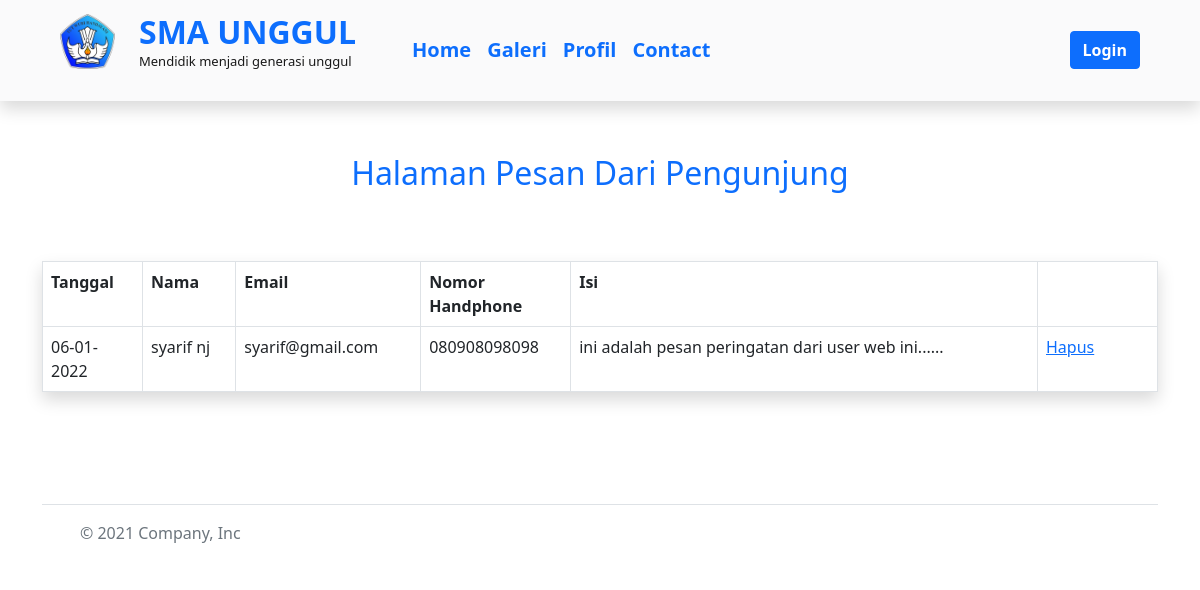
/Admin/mail.php, run on the app's committed database.
### tables this page shows
CREATE TABLE `mail` (
  `id` int(11) NOT NULL,
  `Tanggal` varchar(10) DEFAULT NULL,
  `Nama` varchar(100) DEFAULT NULL,
  `Email` varchar(50) DEFAULT NULL,
  `No_HP` varchar(20) DEFAULT NULL,
  `Isi` text DEFAULT NULL
);

### Admin/mail.php (the view, shortened to what this page needs)
<?php include "../koneksi_db.php"; ?>
<!DOCTYPE html>
<html lang="en">
<head>
  <link rel="stylesheet" href="../css/bootstrap.css">
</head>
<body>
    <div class="shadow">
        <?php include ('../navbar1.php'); ?>
    </div><br>  <div id="Pengumuman">
    <div class="container">
      <br>
      <p class="fs-2 text-primary d-flex justify-content-center">Halaman Pesan Dari Pengunjung</p><br><br>
      <table border=1 class="table table-bordered shadow">
        <tr>
          <td width="100"><b> Tanggal </td>
          <td><b> Nama </b></td>
          <td><b> Email</b> </td>
          <td width="150"><b> Nomor Handphone </b> </td>
          <td><b> Isi</b></td>
        </tr>
        <?php
        $tampil="SELECT * FROM `mail` ORDER BY `mail`.`Tanggal` ASC ";
        $hasil=mysqli_query($conn,$tampil);
        while ($data=mysqli_fetch_array($hasil))
        {
            echo "
                <tr>
                  <td> $data[Tanggal] </td>
                  <td class='text-left'> $data[Nama] </td>
                  <td class='text-left'> $data[Email] </td>
                  <td> $data[No_HP] </td>
                  <td> $data[Isi] </td>
                  <td width='120'> <a onclick='return confirm(\'Apakah anda yakin akan menghapus?\')'
                  href='proses_hapus_mail.php?hapus=$data[0]'> Hapus</a> </td>
                </tr>";
        }
        ?>
      </table>
    </div><br><br><br>
    <?php include ('../footer.php'); ?>
  </div>
</body>
</html>

### data on the page
mail: Tanggal "06-01-2022", Nama "syarif nj", Email "syarif@gmail.com", No_HP "080908098098", Isi "ini adalah pesan peringatan dari user web ini......"
